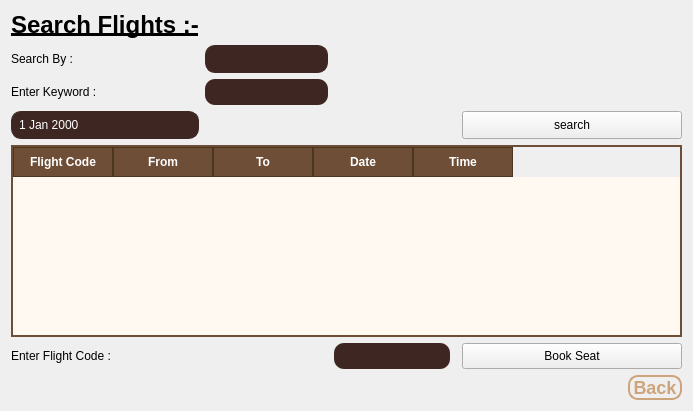
         <widget class="QWidget" name="flight_search_page">
          <layout class="QGridLayout" name="gridLayout_9">
           <item row="1" column="0">
            <widget class="QLabel" name="lbl_flight_search">
             <property name="maximumSize">
              <size>
               <width>200</width>
               <height>50</height>
              </size>
             </property>
             <property name="text">
              <string>&lt;html&gt;&lt;head/&gt;&lt;body&gt;&lt;p&gt;&lt;span style=&quot; font-size:18pt; font-weight:700; text-decoration: underline;&quot;&gt;Search Flights :-&lt;/span&gt;&lt;/p&gt;&lt;/body&gt;&lt;/html&gt;</string>
             </property>
            </widget>
           </item>
           <item row="4" column="4">
            <widget class="QPushButton" name="btn_search_flight_2">
             <property name="sizePolicy">
              <sizepolicy hsizetype="Fixed" vsizetype="Fixed">
               <horstretch>0</horstretch>
               <verstretch>0</verstretch>
              </sizepolicy>
             </property>
             <property name="minimumSize">
              <size>
               <width>220</width>
               <height>0</height>
              </size>
             </property>
             <property name="maximumSize">
              <size>
               <width>141</width>
               <height>41</height>
              </size>
             </property>
             <property name="cursor">
              <cursorShape>PointingHandCursor</cursorShape>
             </property>
             <property name="text">
              <string>search</string>
             </property>
             <property name="default">
              <bool>false</bool>
             </property>
            </widget>
           </item>
           <item row="2" column="1">
            <widget class="QComboBox" name="cmb_search_key">
             <property name="styleSheet">
              <string notr="true">QComboBox {
    background-color: #3e2723;
    color: #ffffff;
    border-radius: 10px;
    padding: 5px;
    border: 1px solid #3e2723;
}

/* 2. منطقة السهم اللي على اليمين */
QComboBox::drop-down {
    border: none; /* بنشيل أي حدود قديمة عشان الشكل يبقى ناعم */
    width: 30px;  /* بندي مساحة للسهم */
}

/* 3. القائمة المنسدلة نفسها (الـ Menu اللي بتفتح) */
QComboBox QAbstractItemView {
    background-color: #3e2723; /* نفس لون الخلفية */
    color: #ffffff;
    border: 1px solid #ffffff; /* إطار أبيض خفيف يحدد القائمة */
    selection-background-color: #5d4037; /* لون أفتح شوية لما تقف بالماوس على اختيار */
    selection-color: #ffffff;
}</string>
             </property>
             <item>
              <property name="text">
               <string/>
              </property>
             </item>
             <item>
              <property name="text">
               <string>Departure City</string>
              </property>
             </item>
             <item>
              <property name="text">
               <string>Arrival City</string>
              </property>
             </item>
             <item>
              <property name="text">
               <string>Date</string>
              </property>
             </item>
            </widget>
           </item>
           <item row="8" column="4">
            <widget class="QPushButton" name="btn_back_search_flight">
             <property name="cursor">
              <cursorShape>PointingHandCursor</cursorShape>
             </property>
             <property name="layoutDirection">
              <enum>Qt::LayoutDirection::RightToLeft</enum>
             </property>
             <property name="styleSheet">
              <string notr="true">QPushButton {
    /* الخلفية شفافة */
    background-color: transparent;
    /* لون الخط (البيج بتاعك) */
    color: #cda47b; 
    /* البرواز */
    border: 2px solid #cda47b;
    /* الحواف دائرية سِنة */
    border-radius: 10px;
    /* الخط عريض (Bold) */
    font-weight: bold;
    /* حجم الخط */
    font-size: 18px;
    /* الحجم الصغير */
    min-width: 20px;
    max-width: 50px;
    min-height: 10px;
    max-height: 35px;
}

/* ستايل لما المستخدم يلمس الزرار بالماوس */
QPushButton:hover {
    background-color: #cda47b;
    color: #3e2723; /* يقلب بني غامق عشان يبان */
}</string>
             </property>
             <property name="text">
              <string>Back</string>
             </property>
            </widget>
           </item>
           <item row="6" column="2">
            <widget class="QLineEdit" name="txt_enter_flight_code_2">
             <property name="styleSheet">
              <string notr="true">QLineEdit {
    background-color: #3e2723; /* Dark Coffee */
    color: #ffffff;           /* White text so you can actually see it! */
    border-radius: 10px;
    padding: 5px;
}</string>
             </property>
            </widget>
           </item>
           <item row="6" column="4">
            <widget class="QPushButton" name="btn_book_seat">
             <property name="sizePolicy">
              <sizepolicy hsizetype="Fixed" vsizetype="Fixed">
               <horstretch>0</horstretch>
               <verstretch>0</verstretch>
              </sizepolicy>
             </property>
             <property name="minimumSize">
              <size>
               <width>220</width>
               <height>0</height>
              </size>
             </property>
             <property name="maximumSize">
              <size>
               <width>141</width>
               <height>41</height>
              </size>
             </property>
             <property name="cursor">
              <cursorShape>PointingHandCursor</cursorShape>
             </property>
             <property name="text">
              <string>Book Seat</string>
             </property>
             <property name="default">
              <bool>false</bool>
             </property>
            </widget>
           </item>
           <item row="2" column="0">
            <widget class="QLabel" name="lbl_search_by">
             <property name="maximumSize">
              <size>
               <width>130</width>
               <height>40</height>
              </size>
             </property>
             <property name="text">
              <string>Search By :</string>
             </property>
            </widget>
           </item>
           <item row="6" column="0">
            <widget class="QLabel" name="lbl_flight_code_2">
             <property name="maximumSize">
              <size>
               <width>200</width>
               <height>50</height>
              </size>
             </property>
             <property name="text">
              <string>Enter Flight Code :</string>
             </property>
            </widget>
           </item>
           <item row="3" column="0">
            <widget class="QLabel" name="lbl_keyword">
             <property name="text">
              <string>Enter Keyword :</string>
             </property>
            </widget>
           </item>
           <item row="5" column="0" colspan="5">
            <widget class="QTableWidget" name="table_flight_search">
             <property name="styleSheet">
              <string notr="true">QTableWidget {
    background-color: #FFF9F2; /* Clotted cream / Light latte */
    alternate-background-color: #F2E3D5; /* Soft mocha for alternating rows */
    color: #4B3621; /* Deep espresso text */
    gridline-color: #D2B48C; /* Tan/Bisque lines */
    border: 2px solid #6F4E37; /* Coffee bean brown border */
    font-family: &quot;Segoe UI&quot;, Arial;
    font-size: 14px;
    selection-background-color: #A67B5B; /* Medium roast for selected cells */
    selection-color: white;
}

/* The header (top row) */
QHeaderView::section {
    background-color: #6F4E37; /* Coffee brown */
    color: white;
    padding: 5px;
    border: 1px solid #4B3621;
    font-weight: bold;
}

/* Styling the scrollbars to match */
QScrollBar:vertical {
    border: none;
    background: #F2E3D5;
    width: 10px;
}

QScrollBar::handle:vertical {
    background: #8B5A2B; /* Cinnamon handle */
    min-height: 20px;
    border-radius: 5px;
}

/* Bottom right corner where scrollbars meet */
QTableCornerButton::section {
    background-color: #6F4E37;
}</string>
             </property>
             <property name="editTriggers">
              <set>QAbstractItemView::EditTrigger::NoEditTriggers</set>
             </property>
             <column>
              <property name="text">
               <string>Flight Code</string>
              </property>
             </column>
             <column>
              <property name="text">
               <string>From</string>
              </property>
             </column>
             <column>
              <property name="text">
               <string>To</string>
              </property>
             </column>
             <column>
              <property name="text">
               <string>Date</string>
              </property>
             </column>
             <column>
              <property name="text">
               <string>Time</string>
              </property>
             </column>
            </widget>
           </item>
           <item row="3" column="1">
            <widget class="QLineEdit" name="txt_city_search">
             <property name="styleSheet">
              <string notr="true">QLineEdit {
    background-color: #3e2723; /* Dark Coffee */
    color: #ffffff;           /* White text so you can actually see it! */
    border-radius: 10px;
    padding: 5px;
}</string>
             </property>
            </widget>
           </item>
           <item row="4" column="0">
            <widget class="QDateEdit" name="date_search">
             <property name="styleSheet">
              <string notr="true">/* 1. التصميم الأساسي (النسخة الصارمة) */
QDateEdit, QTimeEdit {
    background: #3e2723 !important; 
    color: #ffffff !important;
    border-radius: 10px;
    padding: 5px;
    /* سطر الحدود ده مهم جداً لأنه بيلغي تحكم الويندوز تماماً */
    border: 1px solid #3e2723 !important; 
}

/* 2. إخفاء وإدماج أزرار الأسهم */
QDateEdit::up-button, QDateEdit::down-button,
QTimeEdit::up-button, QTimeEdit::down-button {
    border: none !important;
    background: transparent !important;
    width: 20px;
}

/* 3. تظبيط شكل السهم الخاص بالنتيجة */
QDateEdit::drop-down {
    border: none !important;
    background: transparent !important;
    width: 25px;
}</string>
             </property>
             <property name="dateTime">
              <datetime>
               <hour>6</hour>
               <minute>0</minute>
               <second>0</second>
               <year>2000</year>
               <month>1</month>
               <day>1</day>
              </datetime>
             </property>
             <property name="date">
              <date>
               <year>2000</year>
               <month>1</month>
               <day>1</day>
              </date>
             </property>
            </widget>
           </item>
          </layout>
         </widget>
